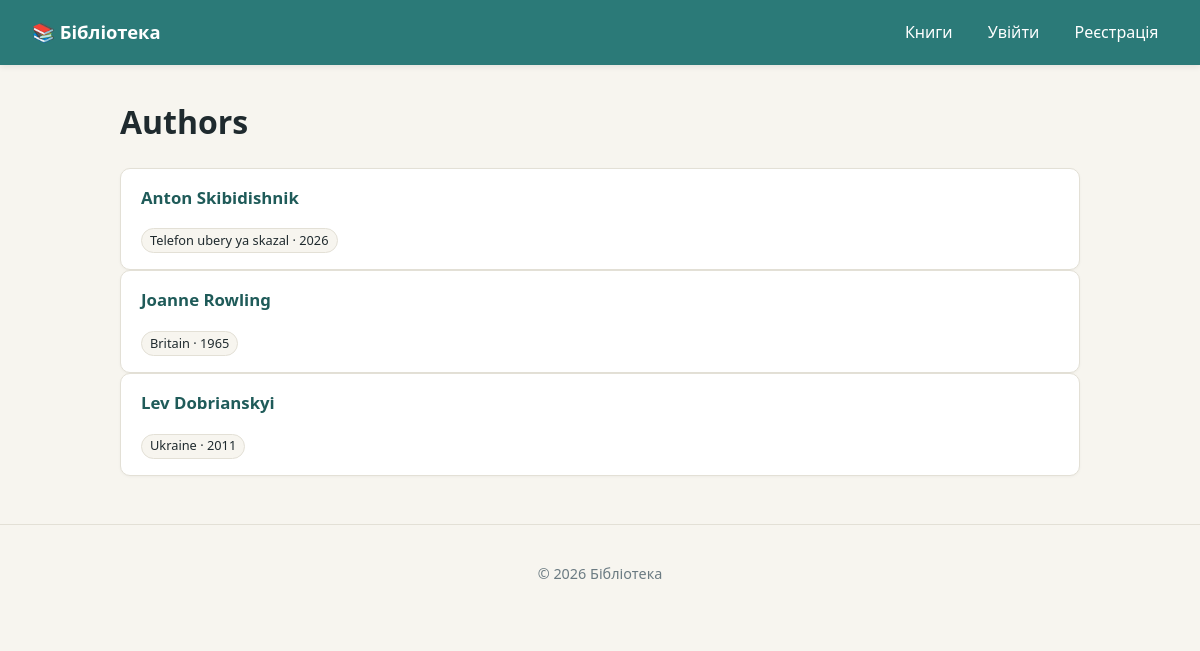
Screenshot of /authors/ with the database file from the repository.
### library/models.py (models this page shows, shortened)
class Author(models.Model):
    full_name = models.CharField("Full name", max_length=150, default="")
    country = models.CharField("Country", max_length=80, default="")
    birth_year = models.IntegerField("Birth year", null=True, blank=True)
    class Meta:
        verbose_name = "Author"
        verbose_name_plural = "Authors"
        ordering = ["full_name"]

### library/views.py (the view)
# urls.py: path("authors/", views.author_list, name="author_list"),
def author_list(request):
    authors = Author.objects.all()
    return render(request, "library/author_list.html", {"authors": authors})

### library/templates/library/author_list.html (shortened to what this page needs)
{% extends "base.html" %}
{% block content %}
  <h1>Authors</h1>
  {% for a in authors %}
    <article class="book-card">
      <h2><a href="{% url 'library:author_detail' a.pk %}">{{ a.full_name }}</a></h2>
      <p class="category">{{ a.country }}{% if a.birth_year %} · {{ a.birth_year }}{% endif %}</p>
    </article>
  {% empty %}
    <p class="empty">No authors yet.</p>
  {% endfor %}
{% endblock %}

### static/css/style.css (style rules this page uses)
:root { --bg: #f7f5ef; --fg: #1f2a2e; --muted: #6b7b82; --accent: #2b7a78; --accent-dark: #1f5b59; --danger: #b23b3b; --card: #ffffff; --border: #e3e0d6; --radius: 10px; }
* { box-sizing: border-box; }
body { margin: 0; font-family: system-ui, -apple-system, "Segoe UI", Roboto, sans-serif; background: var(--bg); color: var(--fg); line-height: 1.55; }
a { color: var(--accent-dark); text-decoration: none; }
.book-card { background: var(--card); border: 1px solid var(--border); border-radius: var(--radius); padding: 1rem 1.25rem; box-shadow: 0 1px 3px rgba(0,0,0,0.04); transition: transform 0.12s ease, box-shadow 0.12s ease; }
.book-card h2 { margin: 0 0 0.5rem; font-size: 1.05rem; }
.book-card .category { display: inline-block; margin: 0.6rem 0 0; padding: 0.1rem 0.5rem; background: var(--bg); border: 1px solid var(--border); border-radius: 999px; font-size: 0.8rem; }

### rows the page displays
Author: full_name "Anton Skibidishnik", country "Telefon ubery ya skazal", birth_year "2026"
Author: full_name "Joanne Rowling", country "Britain", birth_year "1965"
Author: full_name "Lev Dobrianskyi", country "Ukraine", birth_year "2011"
